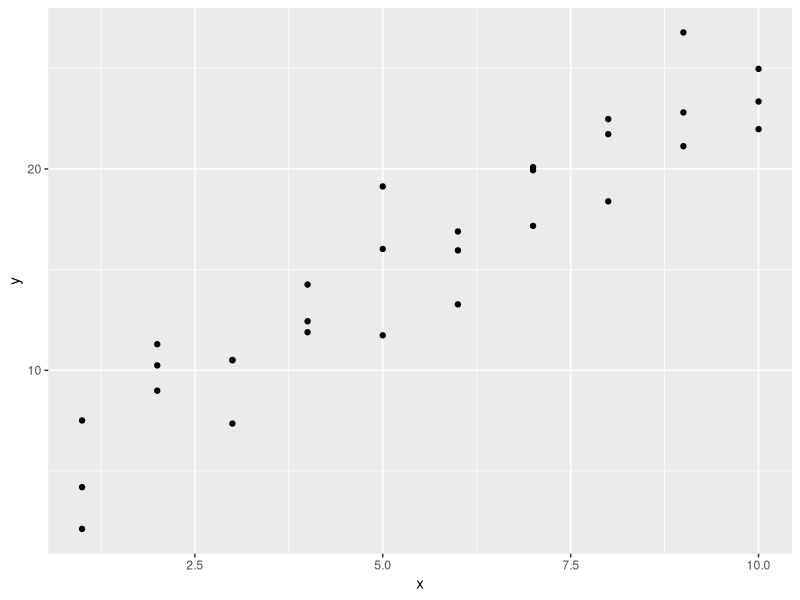
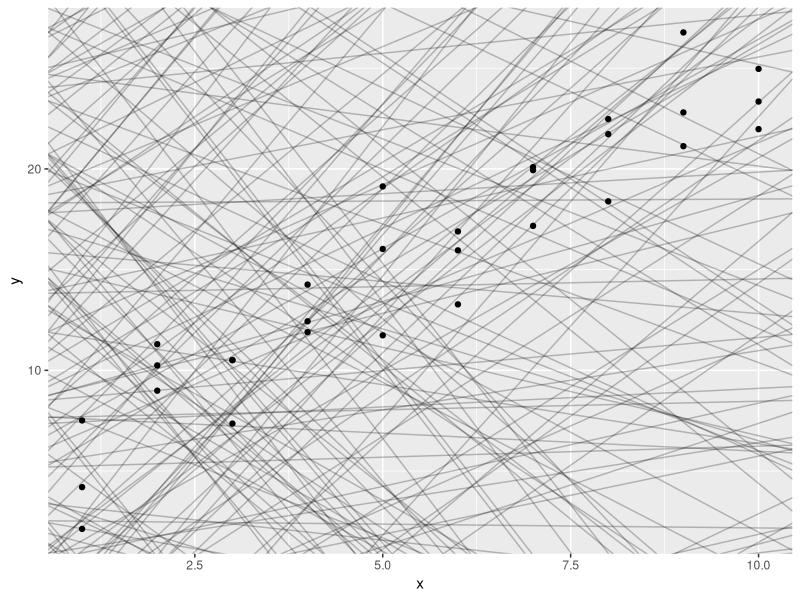
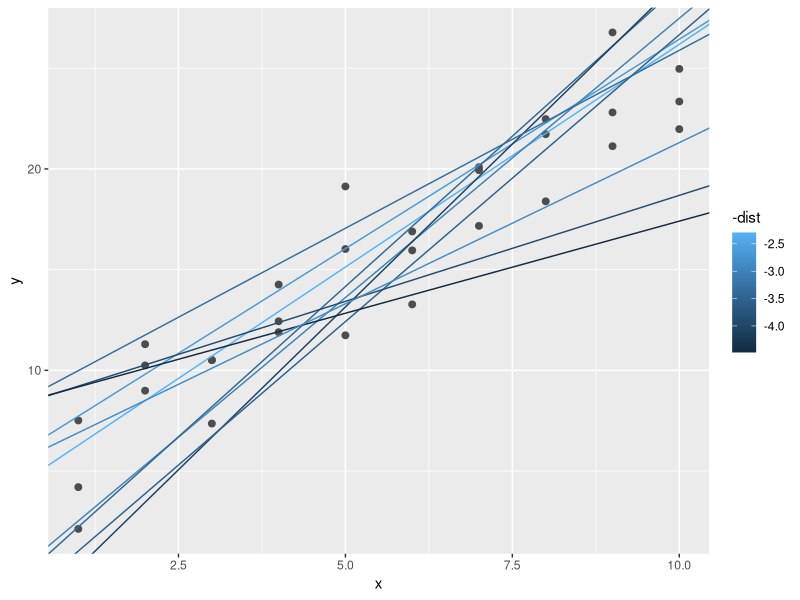
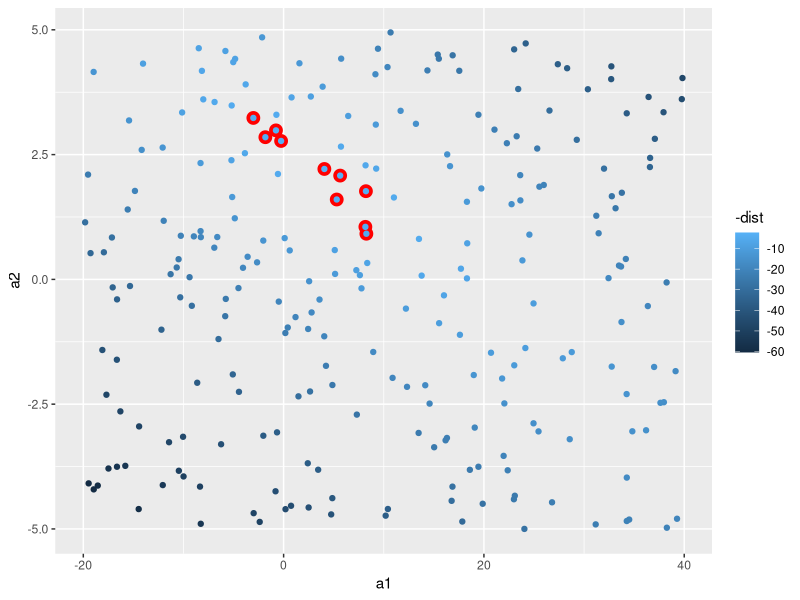
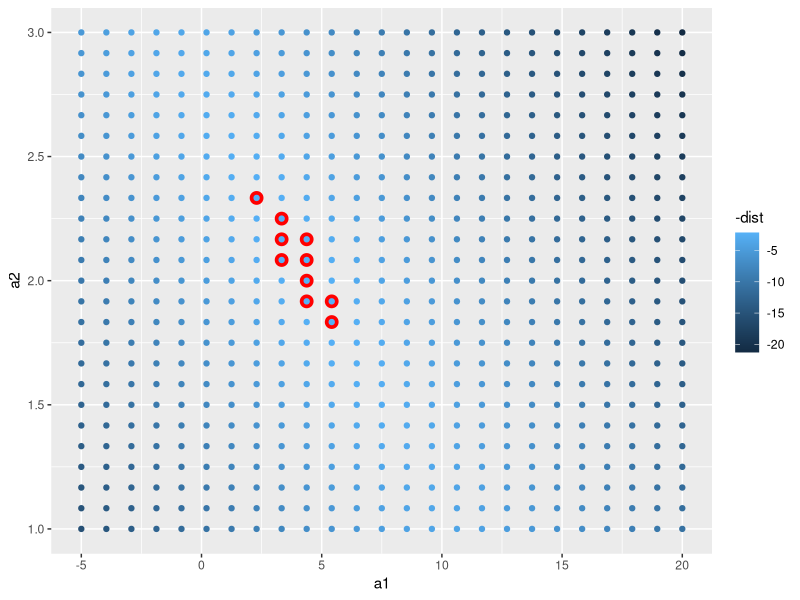

These figures' R source, in order:
library(tidyverse)
library(modelr)
options(na.action = na.warn)

#Visualização básica dos dados de exemplo
ggplot(sim1, aes(x,y)) + 
  geom_point()

#Observar como modelos lineares aleatórios se ajustam aos dados
models <- tibble(
  a1 = runif(250, -20, 40),
  a2 = runif(250, -5, 5)
)


ggplot(sim1, aes(x, y)) + 
  geom_abline(
    aes(intercept = a1, slope = a2),
    data = models, alpha = 1/4
  ) + 
  geom_point()

#Função calcula modelo
model <- function(a, data) {
  a[1] + data$x * a[2]
}

model(c(7, 1.5), sim1)

#Cálculo da distância entre previsão e real baseado em RMSE
measure_distance <- function(mod, data) {
  diff <- data$y - model(mod, data)
  sqrt(mean(diff ^ 2))
}

measure_distance(c(7, 1.5), sim1)

#Avaliar os diversos modelos aleatórios
sim1_dist <- function(a1, a2) {
  measure_distance(c(a1,a2), sim1)
}

models <- models %>% 
  mutate(dist = purrr::map2_dbl(a1, a2, sim1_dist))

models

#Visualização dos melhores modelos (menor RMSE)
ggplot(sim1, aes(x,y)) +
  geom_point(size = 2, color = "grey30") + 
  geom_abline(
    aes(intercept = a1, slope = a2, color = -dist),
    data = filter(models, rank(dist) <= 10)
  )


#Visualização de todos os modelos com destaque para os melhores
ggplot(models, aes(a1, a2)) + 
  geom_point(
    data = filter(models, rank(dist) <= 10),
    size = 4, color = "red"
  ) + 
  geom_point(aes(colour = -dist))


#Busca em grade de modelos
#Modelos dentro do espaço dos melhores da busca aleatória
#Valores gerados como um grid uniformemente espaçado
grid <- expand.grid(
  a1 = seq(-5, 20, length = 25),
  a2 = seq(1, 3, length = 25)
) %>% 
  mutate(dist = purrr::map2_dbl(a1, a2, sim1_dist))


#Visualização de melhores modelos dentro do grid
grid %>% 
  ggplot(aes(a1, a2)) + 
  geom_point(
    data = filter(grid, rank(dist) <= 10),
    size = 4, colour = "red"
  ) + 
  geom_point(aes(color = -dist))


